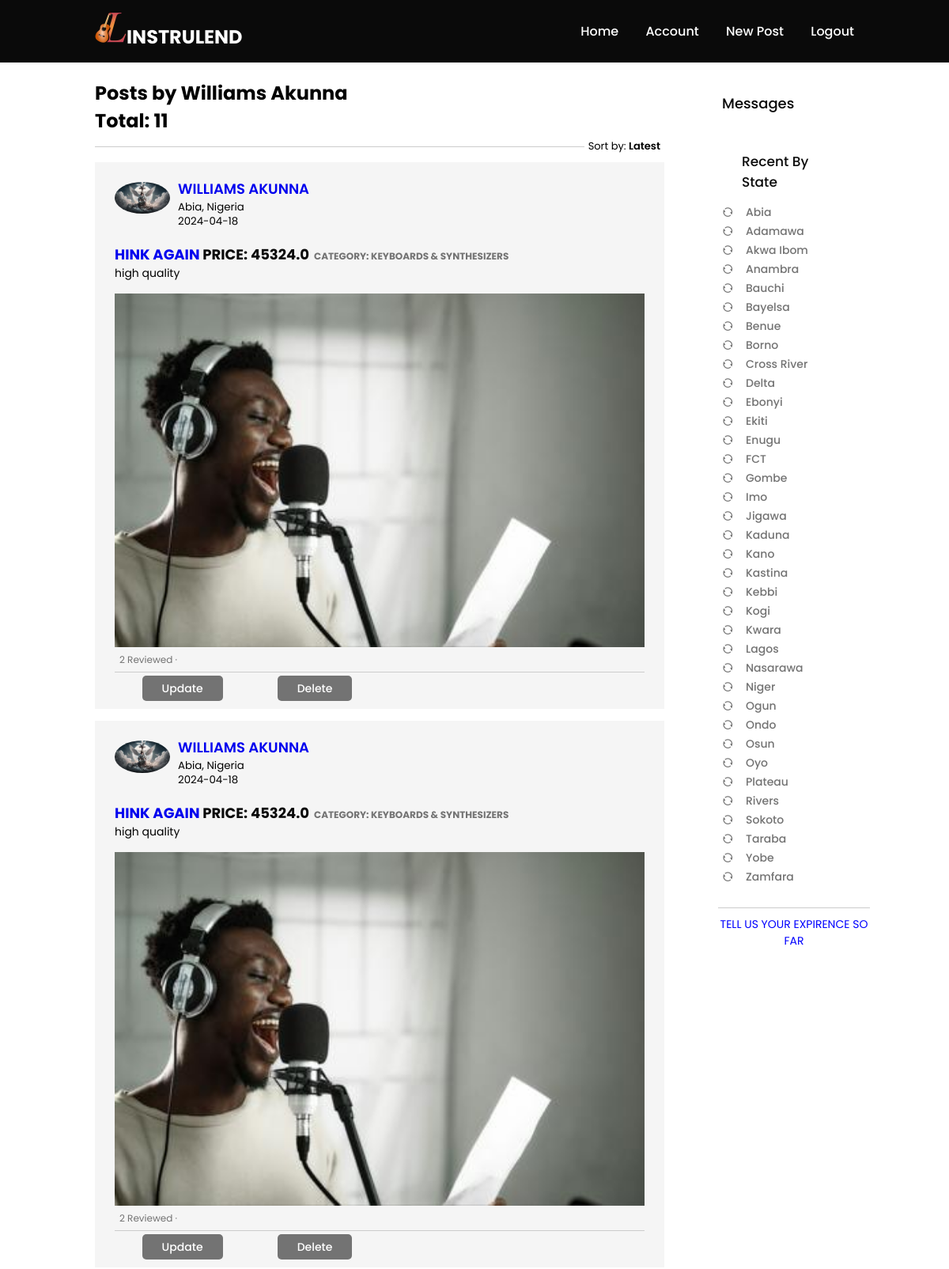
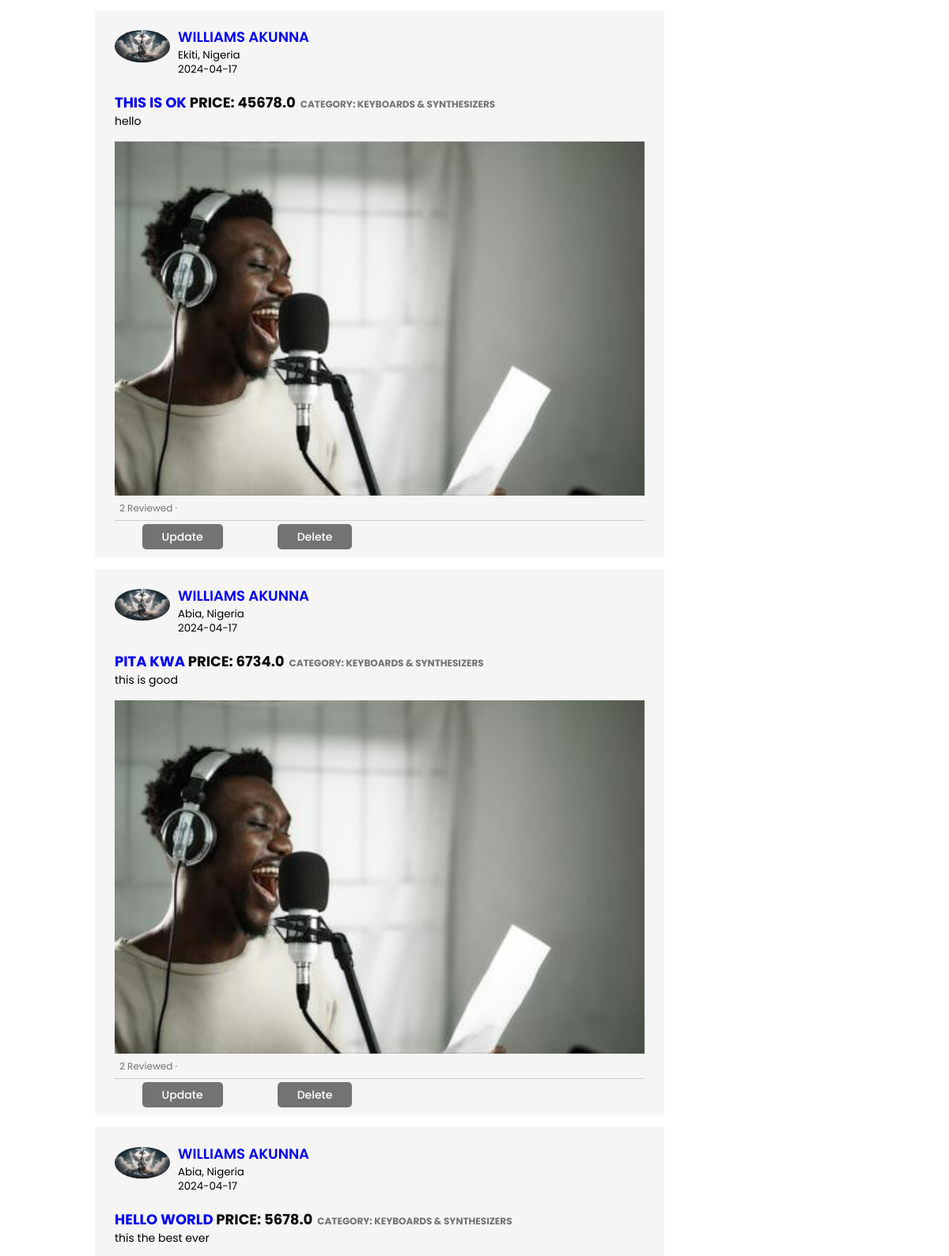
Page /user/posts/1 (signed in, upper part) on the committed database (2 pictures, top to bottom).
### app/models.py (models this page shows, shortened)
class User(db.Model, UserMixin):
    id = db.Column(db.Integer, primary_key=True)
    first_name = db.Column(db.String(100), nullable=False)
    last_name = db.Column(db.String(100), nullable=False)
    email = db.Column(db.String(255), unique=True, nullable=False)
    phone_number = db.Column(db.String(15), unique=True, nullable=False)
    city = db.Column(db.String(50))
    country = db.Column(db.String(10), nullable=False, default='Nigeria')
    password = db.Column(db.String(60), nullable=False)
    verification_number = db.Column(db.String(25), unique=True)
    verified_user = db.Column(db.Boolean, nullable=False, default=False)
    created_at = db.Column(db.DateTime, nullable=False, default=datetime.utcnow)
    image_file = db.Column(db.String(50), nullable=False, default='default.jpg')
    posts = db.relationship('Post', backref='author', lazy=True)
    reviewer = db.relationship('Review', foreign_keys='Review.user_id', backref='author1', lazy=True)
    reviewed = db.relationship('Review', foreign_keys='Review.author_id', backref='author2', lazy=True)
    rented = db.relationship('Agreement', backref='author4', lazy=True)
    expirence = db.relationship('Expirence', backref='author6', lazy=True)
    chats_user1 = db.relationship('Chat', backref='user1', foreign_keys='Chat.user1_id', lazy=True)
    chats_user2 = db.relationship('Chat', backref='user2', foreign_keys='Chat.user2_id', lazy=True)
    message = db.relationship('Message', backref='author7', lazy=True)

class Post(db.Model):
    id = db.Column(db.Integer, primary_key=True)
    title = db.Column(db.String(50), nullable=False)
    description = db.Column(db.String(200), nullable=False)
    category = db.Column(db.String(100), nullable=False)
    price = db.Column(db.Float, nullable=False)
    city = db.Column(db.String(50), nullable=False)
    country = db.Column(db.String(10), nullable=False, default='Nigeria')
    date_posted = db.Column(db.DateTime, nullable=False, default=datetime.utcnow)
    image_file = db.Column(db.String(50), nullable=False)
    availability = db.Column(db.Boolean, nullable=False, default=True)
    user_id = db.Column(db.Integer, db.ForeignKey('user.id'), nullable=False)
    rented = db.relationship('Agreement', backref='author5', lazy=True)

### app/users/routes.py (the view)
@users.route("/user/posts/<int:user_id>")
@login_required
def user_posts(user_id):
    page = request.args.get('page', 1, type=int)
    user = User.query.get_or_404(user_id)
    posts = Post.query.filter_by(user_id=user.id).order_by(Post.date_posted.desc()).paginate(per_page=5)
    reviews = Review.query.all()
    post_review_counts = {}
    for post in posts:
        review_count = Review.query.filter_by(author_id=post.author.id).count()
        post_review_counts[post.id] = review_count
    return render_template('user_post.html', posts=posts, reviews=reviews, post_review_counts=post_review_counts, page=page, user=user)

### app/models.py (called while the page is built)
@login_manager.user_loader
def load_user(user_id):
    return User.query.get(int(user_id))

### app/templates/user_post.html (shortened to what this page needs)
{% extends "base.html" %}
{% block content %}
  <div class="container-home">
    <div class="main-content">
        <h1 class="">Posts by {{ user.first_name }} {{ user.last_name }} <br>Total: {{ posts.total }}</h1>
      <div class="sort-by">
        <hr>
        <p>Sort by: <span>Latest</span></p>
      </div>
      {% for post in posts.items %}
        <div class="post-container">
          <div class="post-author">
            <img src="{{ url_for('static', filename='images/profile_pic/' + post.author.image_file) }}" alt="">
            <div>
              <h1><a href="{{ url_for('users.user_posts', user_id=post.author.id )}}">{{ post.author.first_name }} {{ post.author.last_name }}</a></h1>
              <small>{{ post.city }}, {{ post.country }}</small>
              <small>{{ post.date_posted.strftime('%Y-%m-%d') }}</small>
            </div>
          </div>
          <h1><a href="{{ url_for('posts.post', post_id=post.id) }}">{{ post.title }}</a>  Price: {{ post.price }}<span>category: {{ post.category }}</span></h1>
          <p>{{ post.description }}</p>
          <img src="{{ url_for('static', filename='images/post_pic/' + post.image_file) }}" width="100%">
          <div class="post-stats">
            <div>
              <span class="Reviewed">{{ post_review_counts.get(post.id, 0) }} Reviewed &middot;</span>
            </div>
          </div>
          <div class="post-activity">
            {% if current_user.id != post.author.id %}
              <div><a href="{{ url_for('messages.create_chat',  author_id=post.author.id) }}" id="chat-link-creator">Connect</a></div>
              <div><a href="{{ url_for('reviews.review', author_id=post.author.id) }}">Review</a></div>
            {% else %}
              <div><a href="{{ url_for('posts.update_post', post_id=post.id) }}">Update</a></div>
              <div><a href="#">Delete</a></div>
            {% endif %}
          </div>
        </div>
      {% endfor %}
    </div>
    <div class="right-sidebar">
      <h3><a href="{{ url_for('messages.chats') }}">Messages</a></h3>
      <div class="sidebar-activity">
        <h3>Recent By State</h3>
        <a href="#"><i class="ri-refresh-line"></i>Abia</a>
        <a href="#"><i class="ri-refresh-line"></i>Adamawa</a>
        <a href="#"><i class="ri-refresh-line"></i>Akwa Ibom</a>
        <a href="#"><i class="ri-refresh-line"></i>Anambra</a>
        <a href="#"><i class="ri-refresh-line"></i>Bauchi</a>
        <a href="#"><i class="ri-refresh-line"></i>Bayelsa</a>
        <a href="#"><i class="ri-refresh-line"></i>Benue</a>
        <a href="#"><i class="ri-refresh-line"></i>Borno</a>
        <a href="#"><i class="ri-refresh-line"></i>Cross River</a>
        <a href="#"><i class="ri-refresh-line"></i>Delta</a>
        <a href="#"><i class="ri-refresh-line"></i>Ebonyi</a>
        <a href="#"><i class="ri-refresh-line"></i>Ekiti</a>
        <a href="#"><i class="ri-refresh-line"></i>Enugu</a>
        <a href="#"><i class="ri-refresh-line"></i>FCT</a>
        <a href="#"><i class="ri-refresh-line"></i>Gombe</a>
        <a href="#"><i class="ri-refresh-line"></i>Imo</a>
        <a href="#"><i class="ri-refresh-line"></i>Jigawa</a>
        <a href="#"><i class="ri-refresh-line"></i>Kaduna</a>
        <a href="#"><i class="ri-refresh-line"></i>Kano</a>
        <a href="#"><i class="ri-refresh-line"></i>Kastina</a>
        <a href="#"><i class="ri-refresh-line"></i>Kebbi</a>
        <a href="#"><i class="ri-refresh-line"></i>Kogi</a>
        <a href="#"><i class="ri-refresh-line"></i>Kwara</a>
        <a href="#"><i class="ri-refresh-line"></i>Lagos</a>
        <a href="#"><i class="ri-refresh-line"></i>Nasarawa</a>
        <a href="#"><i class="ri-refresh-line"></i>Niger</a>
        <a href="#"><i class="ri-refresh-line"></i>Ogun</a>
        <a href="#"><i class="ri-refresh-line"></i>Ondo</a>
        <a href="#"><i class="ri-refresh-line"></i>Osun</a>
        <a href="#"><i class="ri-refresh-line"></i>Oyo</a>
        <a href="#"><i class="ri-refresh-line"></i>Plateau</a>
        <a href="#"><i class="ri-refresh-line"></i>Rivers</a>
        <a href="#"><i class="ri-refresh-line"></i>Sokoto</a>
        <a href="#"><i class="ri-refresh-line"></i>Taraba</a>
        <a href="#"><i class="ri-refresh-line"></i>Yobe</a>
        <a href="#"><i class="ri-refresh-line"></i>Zamfara</a>
      </div>
      <div class="review-us">
        <a href="{{ url_for('reviews.expirence') }}">Tell Us your Expirence so far</a>
      </div>
    </div>
  </div>
{% endblock %}

### app/static/css/index.css (style rules this page uses)
:root { --text-dark: #0a0a0a; --text-light: #737373; --extra-light: #f5f5f5; --white: #ffffff; --max-width: 1200px; }
* { margin: 0; padding: 0; box-sizing: border-box; font-family: "Poppins", sans-serif; }
html, body { scroll-behavior: smooth; }
.about-pages h2, h3 { margin-bottom: 8px; }
.container-home { display: flex; flex-wrap: wrap; justify-content: space-between; }
.main-content { flex-basis: 75%; }
.right-sidebar { flex-basis: 20%; align-self: flex-start; position: sticky; top: 73px; }
.right-sidebar h3 { font-size: 18px; font-weight: 500; margin: 20px 0 10px; padding: 5px 25px; margin: 12px 0; }
.right-sidebar h3 a { text-decoration: none; color: var(--text-dark); }
.sidebar-activity { padding: 5px 25px; margin: 12px 0; }
.sidebar-activity h3 { color: var(--text-dark); font-size: 17px; font-weight: 500; margin: 20px 0 10px; }
.sidebar-activity a { display: flex; align-items: center; font-size: 14px; font-weight: 500; color: var(--text-light); margin: 3px 0; text-decoration: none; }
.sidebar-activity a i { width: 20px; margin-right: 10px; }
.review-us { border-top: 1px solid #ccc; text-align: center; margin-top: 20px; margin-left: 20px; margin-right: -20px; }
.review-us a { color: blue; text-decoration: none; font-size: 14px; text-transform: uppercase; display: inline-block; margin: 10px 0; }
.sort-by { display: flex; align-items: center; margin: 10 0; }
.sort-by hr { flex: 1; border: 0; height: 1px; background: #ccc; }
.sort-by p { font-size: 13px; padding: 5px; }
.sort-by p span { font-weight: 600; cursor: pointer; }
.post-container { background-color: #f5f5f5; padding: 20px 25px 5px; margin: 5px 0 15px; }
.post-author { display: flex; align-items: flex-start; margin-bottom: 20px; }
.post-author img { width: 70px; border-radius: 50%; margin-right: 10px; margin-top: 5px; }
.post-author h1 { font-size: 18px; font-weight: 600; color: var(--text-light); }
.post-author small { display: block; margin-bottom: -2px; }
.post-container h1 { font-size: 18px; color: var(--text-dark); text-transform: uppercase; }
.post-container h1 a { text-decoration: none; }
.post-container span { color: var(--text-light); font-size: 12px; margin-left: 6px; }
.post-container p { font-size: 14px; margin-bottom: 15px; }
.post-stats { display: flex; flex-wrap: wrap; align-items: center; justify-content: space-between; font-size: 12px; border-bottom: 1px solid #ccc; padding-bottom: 6px; }
.post-stats div { display: flex; align-items: center; cursor: pointer; }
.post-activity { display: flex; align-items: center; justify-content: space-around; padding: 10px 0; font-size: 14px; font-weight: 500; width: 50%; }
.post-activity a { border-radius: 5px; background: var(--text-light); color: var(--white); padding: 6px 25px; text-decoration: none; margin: 5px 10px; overflow: hidden; transition: 0.3s ease; }

### rows in the picture
User: first_name "Williams", last_name "Akunna"
Post: image_file (placeholder picture), author.first_name "WILLIAMS", author.last_name "AKUNNA", city "Abia", country "Nigeria", date_posted "2024-04-18", title "HINK AGAIN", price "45324.0", category "KEYBOARDS & SYNTHESIZERS", description "high quality", image_file (picture), get "2"
Post: image_file (placeholder picture), author.first_name "WILLIAMS", author.last_name "AKUNNA", city "Abia", country "Nigeria", date_posted "2024-04-18", title "HINK AGAIN", price "45324.0", category "KEYBOARDS & SYNTHESIZERS", description "high quality", image_file (picture), get "2"
Post: image_file (placeholder picture), author.first_name "WILLIAMS", author.last_name "AKUNNA", city "Ekiti", country "Nigeria", date_posted "2024-04-17", title "THIS IS OK", price "45678.0", category "KEYBOARDS & SYNTHESIZERS", description "hello", image_file (picture), get "2"
Post: image_file (placeholder picture), author.first_name "WILLIAMS", author.last_name "AKUNNA", city "Abia", country "Nigeria", date_posted "2024-04-17", title "PITA KWA", price "6734.0", category "KEYBOARDS & SYNTHESIZERS", description "this is good", image_file (picture), get "2"
Post: image_file (placeholder picture), author.first_name "WILLIAMS", author.last_name "AKUNNA", city "Abia", country "Nigeria", date_posted "2024-04-17", title "HELLO WORLD", price "5678.0", category "KEYBOARDS & SYNTHESIZERS", description "this the best ever"

### other values in the picture
{{ posts.total }} "11"
